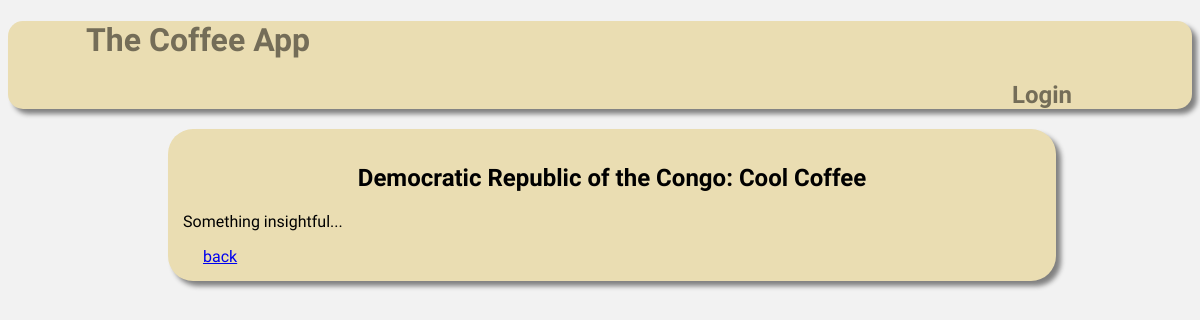
The app's page /show-coffee/61 with its own data.
### database_setup.py (models this page shows)
class Origin(Base):
    __tablename__ = 'origin'
    id = Column(Integer, primary_key=True)
    name = Column(String(250), nullable=False)

class Coffee(Base):
    __tablename__ = 'coffee'
    id = Column(Integer, primary_key=True)
    name = Column(String(250), nullable=False)
    description = Column(String(250))
    origin_id = Column(Integer, ForeignKey('origin.id'))
    origin = relationship(Origin)

### project.py (the view)
@app.route('/show-coffee/<int:coffee_id>', methods=['GET'])
def showCoffee(coffee_id):
    coffee = session.query(Coffee).filter_by(id=coffee_id).one()
    origin = session.query(Origin).filter_by(id=coffee.origin_id).one()
    return render_template('show-coffee.html', coffee=coffee, origin=origin)

### templates/show-coffee.html (shortened to what this page needs)
{% extends "main.html" %}
{% block content %}
<h2 class="sub-header">{{ origin.name }}: {{ coffee.name }}</h2>
<p class="coffee-description">{{coffee.description}}</p>
<a href="{{ url_for('showHomePage') }}" class="back-button">back</a>
{% endblock %}

### static/style.css (style rules this page uses)
* { box-sizing: border-box; }
header, h1, h2 { font-family: 'Bungee Inline', cursive; }
a, .coffee-description { font-family: 'Comfortaa', cursive; }
.sub-header { text-align: center; }
.back-button { margin: 20px; position: relative; }
body { background-color: #f2f2f2; }

### records on screen
Origin: name "Democratic Republic of the Congo"
Coffee: name "Cool Coffee", description "Something insightful..."
